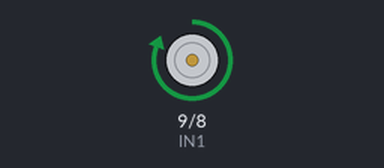
Bench run of a sketch on a simulated Arduino Uno, built with avr-gcc and run on an emulated ATmega328P. On the bench: motor-driver pin pairs drawn as motors (green arrow = first pin HIGH = forward, orange = second pin HIGH = backward, longer = more drive, scaled by the enable pin).

Above: at 1.0 s.
At 3.0 s:
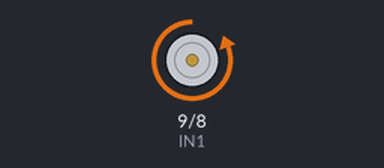
At 5.0 s:
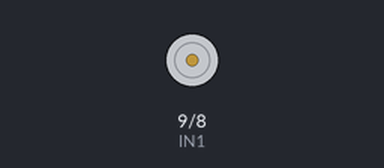
Timing chart, 0 to 7.8 s (numbered marks = the images above):
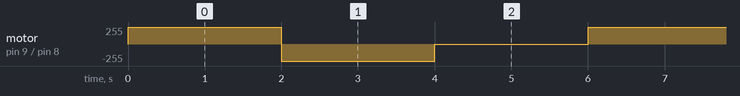

Measured:
- by itself, motor on pin 9 (IN1) / pin 8 (IN2): repeats every 6.0 s: backward 255/255 2.0 s, stopped 2.0 s, forward 255/255 2.0 s

The sketch:

Prueba_Motor.ino
```cpp
#define ENA 10
#define IN1 9
#define IN2 8
void setup() {
  pinMode (ENA, OUTPUT);
  pinMode (IN1, OUTPUT);
  pinMode (IN2, OUTPUT);
}

void loop() {
  adelante();
  delay(2000);
  atras();
  delay(2000);
  parar();
  delay(2000);
}
void adelante(){
    digitalWrite (IN1, HIGH);
    digitalWrite (IN2, LOW);
    analogWrite (ENA, 255);
}
void atras(){
    digitalWrite (IN1, LOW);
    digitalWrite (IN2, HIGH);
    analogWrite (ENA, 255);
}
void parar(){
    digitalWrite (IN1, LOW);
    digitalWrite (IN2, LOW);
    analogWrite (ENA, 0);
}
```
